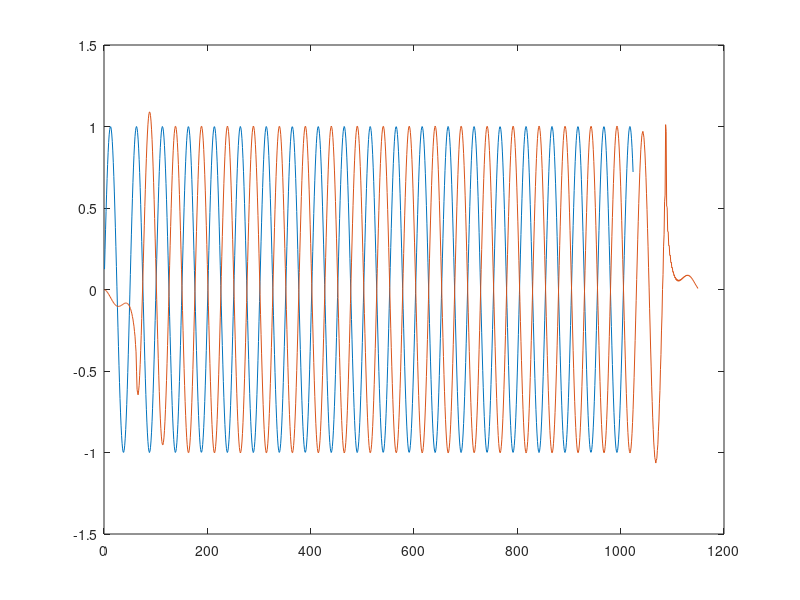

Recreate this plot in MATLAB.
clc;
clear all;
close all;

%Parameters
nb_taps=63;

%Hilbert taps generation
taps = zeros(1,nb_taps);
for k=1:2:nb_taps
    taps(k) = 2/pi/k;
end;
taps_flip=flip(taps);
taps = [-1*taps_flip 0 taps];

##%Display response
##freqz(taps,1,512);

%Generate a test vectorize
nb_size=2^10;
fsamp=16;
fsig=1;
t=(1/fsamp:1/fsamp:nb_size/fsamp);
signal=sin(2*fsig*t);

%Filter the test vector
signal_filtered=conv(signal,taps);

%Plot
plot(signal);
hold on;
plot(signal_filtered);


